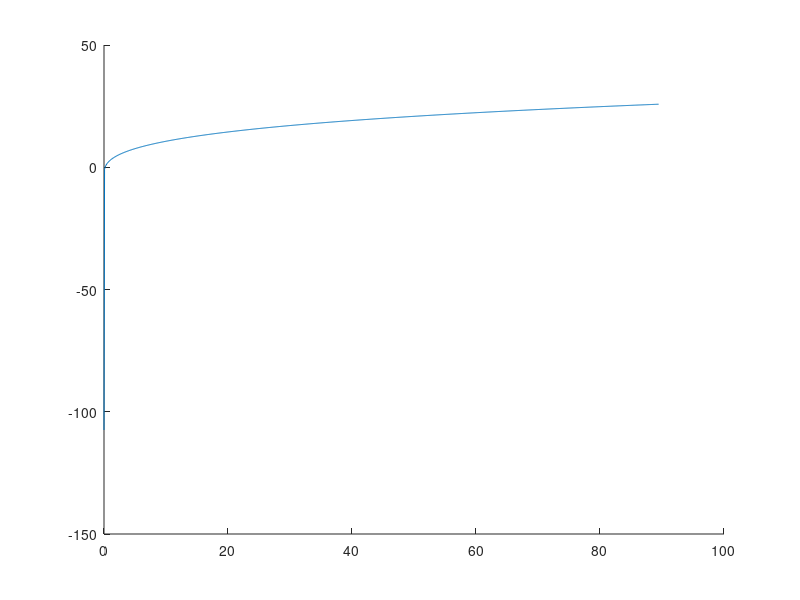

Write the MATLAB code that produced this figure.
%{
SOLVING DETERMINISTIC NEOCLASSICAL GROWTH IN DISCRETE TIME WITH GRID SEARCH

AUTHOR: Seho Jeong, Sogang University
DATE: 2025-09-14
REFERENCES:
- Edmond, Chris. 2019. "Lectures on Macroeconomics (PhD Core)." University of Melbourne.
- Hong, Jay H. 2025. "Lectures on Topics in Macroeconomics." Seoul National University.
%}

clear all; clc

% Model parameters
alpha = 1/3;        % capital's share in production function
beta  = 0.95;       % time discount factor
delta = 0.05;       % depreciation rate
sigma = 1;          % CRRA (=1/IES)
rho   = (1/beta)-1; % implied rate of time preference

kstar = (alpha / (rho + delta))^(1/(1-alpha)); % steady state
kbar  = (1/delta)^(1/(1-alpha));

% Numerical parameters
max_iter = 500;   % maximum number of iterations
tol      = 1e-7;  % treat numbers smaller than this as zero
penalty  = 10^16; % for penalizing constraint violations

% Set up the grid of capital stocks.
knum = 1001; % number of nodes for k grid
kmin = tol;  % effectively zero
kmax = kbar; % effective upper bound on k grid

kgrid = linspace(kmin, kmax, knum); % linearly spaced

% Return function
c = zeros(knum, knum);
for j=1:knum,
    c(:, j) = (kgrid.^alpha) + (1 - delta)*kgrid - kgrid(j);    
end

% Penalize violations of feasibility constraints.
violations = (c <= 0);
c = c .* (c >= 0) + eps;

if sigma == 1,
    u = log(c) - penalty * violations;
else
    u = (1 / (1 - sigma)) * (c.^(1 - sigma) - 1) - penalty * violations;
end

% Solve Bellman equation by value function iteration.

% Initial guess
V = zeros(knum, 1);

hold on
% Iterate on Bellman operator
for iter=1:max_iter
    % RHS of Bellman equation
    RHS = u + beta * kron(ones(knum, 1), V');

    % Maximize over this to get Tv.
    [TV, argmax] = max(RHS, [], 2);

    % Policy that attains the maximum
    g = kgrid(argmax);

    % Check if converged.
    error = norm(TV - V, inf);
    if error < tol
        fprintf('%4i %6.2e \n', [iter, error])
        break
    end

    V = TV;
    if rem(iter, 10) == 0
        fprintf('%4i %6.2e \n', [iter, error]);
    end
end

plot(kgrid, V)
hold off


% plot(kgrid, g)